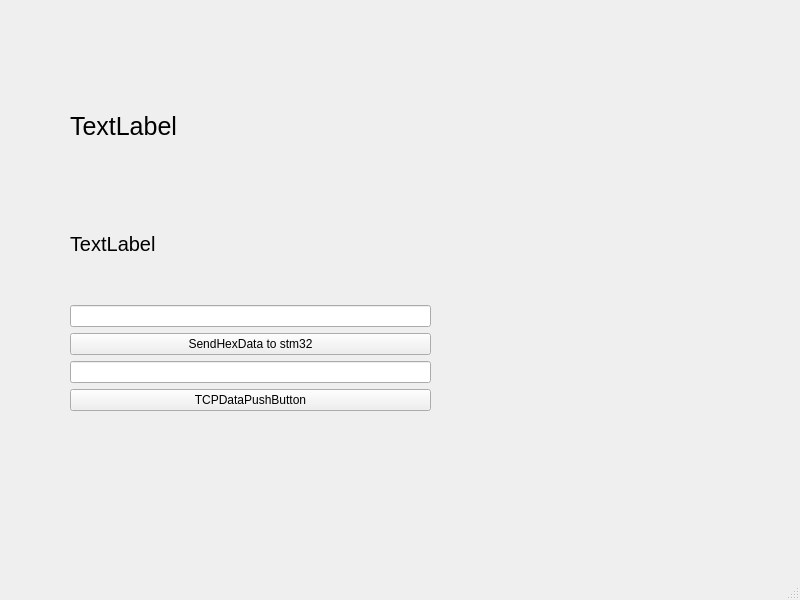
<?xml version="1.0" encoding="UTF-8"?>
<ui version="4.0">
 <class>MainWindow</class>
 <widget class="QMainWindow" name="MainWindow">
  <property name="geometry">
   <rect>
    <x>0</x>
    <y>0</y>
    <width>800</width>
    <height>600</height>
   </rect>
  </property>
  <property name="windowTitle">
   <string>MainWindow</string>
  </property>
  <widget class="QWidget" name="centralwidget">
   <widget class="QWidget" name="verticalLayoutWidget">
    <property name="geometry">
     <rect>
      <x>70</x>
      <y>70</y>
      <width>361</width>
      <height>341</height>
     </rect>
    </property>
    <layout class="QVBoxLayout" name="verticalLayout">
     <item>
      <widget class="QLabel" name="tcp_show">
       <property name="font">
        <font>
         <pointsize>19</pointsize>
        </font>
       </property>
       <property name="text">
        <string>TextLabel</string>
       </property>
      </widget>
     </item>
     <item>
      <widget class="QLabel" name="label">
       <property name="font">
        <font>
         <pointsize>15</pointsize>
        </font>
       </property>
       <property name="text">
        <string>TextLabel</string>
       </property>
      </widget>
     </item>
     <item>
      <widget class="QLineEdit" name="lineEdit"/>
     </item>
     <item>
      <widget class="QPushButton" name="sendButton">
       <property name="text">
        <string>SendHexData to stm32</string>
       </property>
      </widget>
     </item>
     <item>
      <widget class="QLineEdit" name="lineEdit_2"/>
     </item>
     <item>
      <widget class="QPushButton" name="tcpSendButton">
       <property name="text">
        <string>TCPDataPushButton</string>
       </property>
      </widget>
     </item>
    </layout>
   </widget>
  </widget>
  <widget class="QMenuBar" name="menubar">
   <property name="geometry">
    <rect>
     <x>0</x>
     <y>0</y>
     <width>800</width>
     <height>23</height>
    </rect>
   </property>
  </widget>
  <widget class="QStatusBar" name="statusbar"/>
 </widget>
 <resources/>
 <connections/>
</ui>
